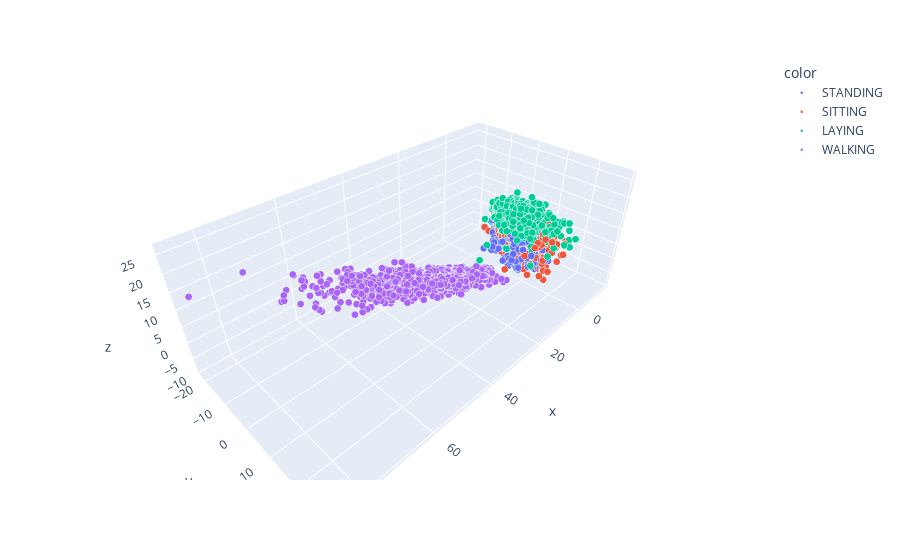

Here is the notebook cell this chart was saved with:
### Code cell
### Interactive 3D-plot with plotly

# representations require a lot of computing power**

si = np.ones(7349)-0.7
fig = px.scatter_3d(data_visualisation_transformed, 
                    x=data_visualisation_transformed[:, 0], 
                    y=data_visualisation_transformed[:, 1], 
                    z=data_visualisation_transformed[:, 2],
                    color=df['Activity'],
                    #size=si
                    )
fig.update_traces(marker=dict(size=2.5,line=dict(width=0.05,color='azure')),selector=dict(mode='markers'))
fig.show()

### Figure 1 — Plotly figure (JSON) as saved in the notebook; plotly's stock layout.template omitted (floating-point values rounded to 4 significant figures; data arrays with more than 128 entries replaced by an {"elided": "..."} marker saying what was removed)
{"data": [{"hovertemplate": "color=STANDING<br>x=%{x}<br>y=%{y}<br>z=%{z}<extra></extra>", "legendgroup": "STANDING", "marker": {"color": "#636efa", "line": {"color": "azure", "width": 0.05}, "size": 2.5, "symbol": "circle"}, "mode": "markers", "name": "STANDING", "scene": "scene", "showlegend": true, "type": "scatter3d", "x": {"elided": "1906 float values"}, "y": {"elided": "1906 float values"}, "z": {"elided": "1906 float values"}}, {"hovertemplate": "color=SITTING<br>x=%{x}<br>y=%{y}<br>z=%{z}<extra></extra>", "legendgroup": "SITTING", "marker": {"color": "#EF553B", "line": {"color": "azure", "width": 0.05}, "size": 2.5, "symbol": "circle"}, "mode": "markers", "name": "SITTING", "scene": "scene", "showlegend": true, "type": "scatter3d", "x": {"elided": "1777 float values"}, "y": {"elided": "1777 float values"}, "z": {"elided": "1777 float values"}}, {"hovertemplate": "color=LAYING<br>x=%{x}<br>y=%{y}<br>z=%{z}<extra></extra>", "legendgroup": "LAYING", "marker": {"color": "#00cc96", "line": {"color": "azure", "width": 0.05}, "size": 2.5, "symbol": "circle"}, "mode": "markers", "name": "LAYING", "scene": "scene", "showlegend": true, "type": "scatter3d", "x": {"elided": "1944 float values"}, "y": {"elided": "1944 float values"}, "z": {"elided": "1944 float values"}}, {"hovertemplate": "color=WALKING<br>x=%{x}<br>y=%{y}<br>z=%{z}<extra></extra>", "legendgroup": "WALKING", "marker": {"color": "#ab63fa", "line": {"color": "azure", "width": 0.05}, "size": 2.5, "symbol": "circle"}, "mode": "markers", "name": "WALKING", "scene": "scene", "showlegend": true, "type": "scatter3d", "x": {"elided": "1722 float values"}, "y": {"elided": "1722 float values"}, "z": {"elided": "1722 float values"}}], "layout": {"legend": {"title": {"text": "color"}, "tracegroupgap": 0}, "margin": {"t": 60}, "scene": {"domain": {"x": [0, 1], "y": [0, 1]}, "xaxis": {"title": {"text": "x"}}, "yaxis": {"title": {"text": "y"}}, "zaxis": {"title": {"text": "z"}}}}}
